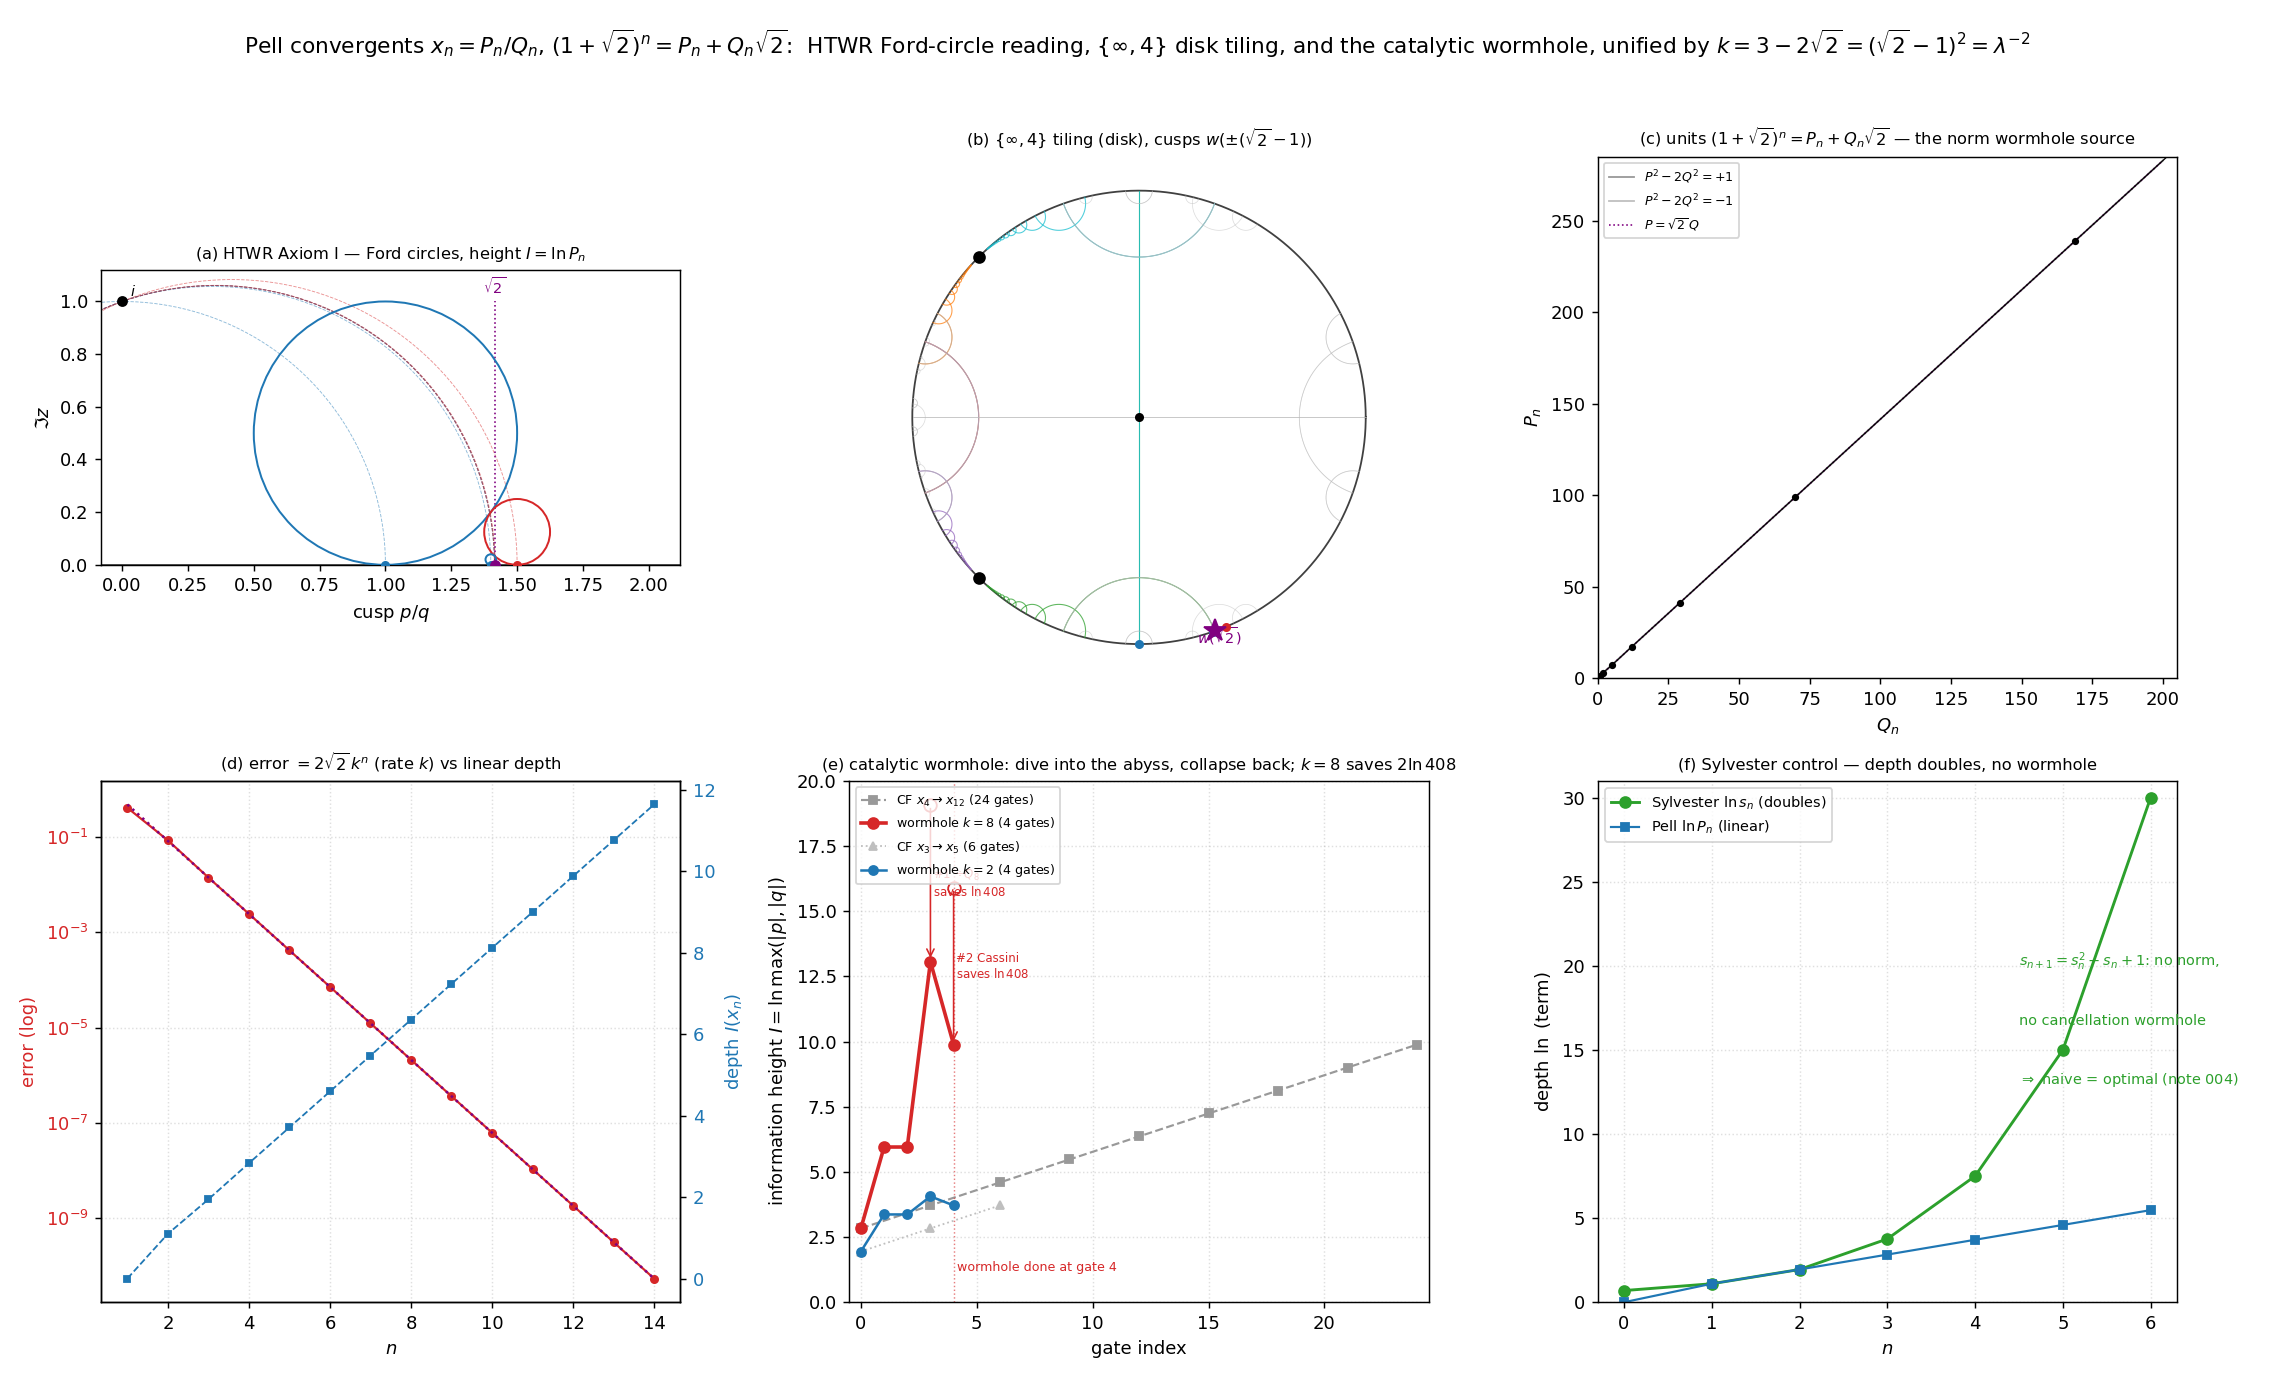

Here is the Python script that generated this plot:
#!/usr/bin/env python3
"""
014 — Integrated master figure for the Pell convergents  x_n = P_n/Q_n,
      (1+sqrt2)^n = P_n + Q_n sqrt2.

A 2x3 panel that consolidates the HTWR Ford-circle reading, the {inf,4}
Poincare-disk tiling, the unit/norm structure, the convergence law, the
catalytic wormhole (with a large step k=8), and the Sylvester "no-wormhole"
control:

  (0,0)  Ford circles + HTWR height          (Axiom I reading)
  (0,1)  {inf,4} apeirogonal tiling (disk)   (Math.SE skeleton, k = 3-2sqrt2)
  (0,2)  units of Z[sqrt2] on P^2-2Q^2=+-1  (norm = wormhole source)
  (1,0)  |x_n - sqrt2| = 2 sqrt2 k^n vs linear depth
  (1,1)  catalytic wormhole depth profile, k=2 and k=8, with naive CF contrast
  (1,2)  Sylvester control: depth doubles, no norm -> no wormhole

Unifying constant  k = 3 - 2 sqrt2 = (sqrt2 - 1)^2 = lambda^{-2} = |mu/lambda|.

STATUS: identities/depths are exact classical arithmetic (verified); the
"wormhole" and "height" readings are HTWR Axiom I-II interpretations
(STRUCTURAL PROPOSAL), not theorems.
"""

import numpy as np
import matplotlib
matplotlib.use("Agg")
import matplotlib.pyplot as plt
from fractions import Fraction
from math import sqrt, log, pi

SQ2 = sqrt(2.0)
LAM = 1.0 + SQ2
K = 3.0 - 2.0 * SQ2
H0 = log(LAM)
INF = float("inf")


def pell_pair(n):
    P, Q = 1, 0
    for _ in range(n):
        P, Q = P + 2 * Q, P + Q
    return P, Q


def height(f):
    return log(max(abs(f.numerator), abs(f.denominator)))


# ---------------- {inf,4} IFS ----------------

def mobius(M, x):
    a, b, c, d = M
    if x == INF:
        return a / c if c != 0 else INF
    den = c * x + d
    if abs(den) < 1e-13:
        return INF
    return (a * x + b) / den


F1 = (K, -K, 1.0, 1.0)
F2 = (1.0, -K, 1.0, K)
F3 = (K, K, -1.0, 1.0)
F4 = (1.0, K, -1.0, K)
MAPS = [F1, F2, F3, F4]


def gen_tree(depth):
    geo = {(0.0, INF)}
    front = [(0.0, INF)]
    for _ in range(depth):
        new = []
        for (u, v) in front:
            for M in MAPS:
                uu, vv = mobius(M, u), mobius(M, v)
                a, b = (uu, vv) if uu < vv else (vv, uu)
                if (a, b) not in geo:
                    geo.add((a, b))
                    new.append((a, b))
        front = new
    return geo


def gen_chains(length):
    chains = []
    for M in MAPS:
        c = []
        u, v = 0.0, INF
        for _ in range(length):
            u, v = mobius(M, u), mobius(M, v)
            a, b = (u, v) if u < v else (v, u)
            c.append((a, b))
        chains.append(c)
    return chains


def h2_to_disk(z):
    return (z - 1j) / (z + 1j)


def boundary_point(x):
    if x == INF:
        return 1.0 + 0.0j
    return (x - 1j) / (x + 1j)


def geodesic_disk_points(u, v, ymax=40.0, n=120):
    if u == INF or v == INF:
        x0 = v if u == INF else u
        y = np.logspace(-3.0, log(ymax), n)
        return h2_to_disk(x0 + 1j * y)
    a, b = min(u, v), max(u, v)
    if b - a > 1e4:
        c = (a + b) / 2.0
        y = np.logspace(-3.0, log(ymax), n)
        return h2_to_disk(c + 1j * y)
    c = (a + b) / 2.0
    R = (b - a) / 2.0
    t = np.linspace(1e-3, pi - 1e-3, n)
    return h2_to_disk((c + R * np.cos(t)) + 1j * (R * np.sin(t)))


# ---------------- panels ----------------

def panel_ford(ax, nmax=8):
    ax.axhline(0, color="0.3", lw=1.0)
    ax.plot([SQ2, SQ2], [0, 1.0], color="purple", lw=0.9, ls=":")
    ax.plot([SQ2], [0], marker="o", ms=5, color="purple", zorder=5)
    ax.text(SQ2, 1.03, r"$\sqrt{2}$", color="purple", ha="center", fontsize=8)
    ax.plot([0], [1], marker="o", ms=5, color="k", zorder=5)
    ax.text(0.03, 1.02, "$i$", fontsize=8)
    for n in range(1, nmax + 1):
        P, Q = pell_pair(n)
        x = P / Q
        r = 1.0 / (2.0 * Q * Q)
        col = "tab:red" if n % 2 == 0 else "tab:blue"
        cx = (x * x - 1.0) / (2.0 * x) if x else 0.0
        R = sqrt(cx * cx + 1.0)
        t = np.linspace(0, pi, 200)
        ax.plot(cx + R * np.cos(t), R * np.sin(t), color=col, lw=0.5,
                ls="--", alpha=0.5, zorder=1)
        if r > 2.5e-3:
            ax.add_patch(plt.Circle((x, r), r, fill=False, ec=col, lw=1.1,
                                    zorder=3))
        ax.plot([x], [0], marker="o", ms=4 if r > 2.5e-3 else 3, color=col,
                zorder=4)
    ax.set_xlim(-0.08, 2.12)
    ax.set_ylim(0, 1.12)
    ax.set_aspect("equal")
    ax.set_title(r"(a) HTWR Axiom I — Ford circles, height $I=\ln P_n$",
                 fontsize=9)
    ax.set_xlabel("cusp $p/q$")
    ax.set_ylabel(r"$\Im z$")


def panel_poincare(ax):
    th = np.linspace(0, 2 * pi, 400)
    ax.plot(np.cos(th), np.sin(th), color="0.25", lw=1.0)
    chains = gen_chains(20)
    chain_colors = ["tab:orange", "tab:green", "tab:purple", "tab:cyan"]
    for ci, chain in enumerate(chains):
        for (u, v) in chain:
            w = geodesic_disk_points(u, v)
            ax.plot(w.real, w.imag, color=chain_colors[ci], lw=0.6, alpha=0.75)
    tree = gen_tree(4)
    for (u, v) in tree:
        if any((u, v) in c for c in chains):
            continue
        w = geodesic_disk_points(u, v)
        ax.plot(w.real, w.imag, color="0.72", lw=0.4, alpha=0.5)
    cusp = SQ2 - 1.0
    for x0 in (-cusp, cusp):
        w = boundary_point(x0)
        ax.plot([w.real], [w.imag], marker="o", ms=6, color="k", zorder=6)
    for n in range(1, 9):
        P, Q = pell_pair(n)
        w = boundary_point(P / Q)
        col = "tab:red" if n % 2 == 0 else "tab:blue"
        ax.plot([w.real], [w.imag], marker="o", ms=4, color=col, zorder=6)
    wS = boundary_point(SQ2)
    ax.plot([wS.real], [wS.imag], marker="*", ms=13, color="purple", zorder=7)
    ax.text(wS.real * 1.06, wS.imag * 1.06, r"$w(\sqrt{2})$", color="purple",
            fontsize=8, ha="center")
    ax.plot([0], [0], marker="o", ms=4, color="k", zorder=6)
    ax.set_aspect("equal")
    ax.set_xlim(-1.15, 1.15)
    ax.set_ylim(-1.15, 1.15)
    ax.set_xticks([])
    ax.set_yticks([])
    for sp in ax.spines.values():
        sp.set_visible(False)
    ax.set_title(r"(b) $\{\infty,4\}$ tiling (disk), cusps $w(\pm(\sqrt{2}-1))$",
                 fontsize=9)


def panel_units(ax, nmax=10):
    qq = np.linspace(0, 200, 600)
    ax.plot(qq, np.sqrt(2 * qq * qq + 1), color="0.6", lw=1.0,
            label=r"$P^2-2Q^2=+1$")
    qm = np.linspace(1.0 / SQ2, 200, 600)
    ax.plot(qm, np.sqrt(np.maximum(2 * qm * qm - 1, 0)), color="0.75", lw=1.0,
            label=r"$P^2-2Q^2=-1$")
    ax.plot(qq, SQ2 * qq, color="purple", lw=0.9, ls=":",
            label=r"$P=\sqrt{2}\,Q$")
    Qs, Ps = [], []
    for n in range(1, nmax + 1):
        P, Q = pell_pair(n)
        Qs.append(Q)
        Ps.append(P)
    ax.plot(Qs, Ps, "o-", color="k", ms=3, lw=0.7, zorder=3)
    ax.set_xlabel("$Q_n$")
    ax.set_ylabel("$P_n$")
    ax.set_title(r"(c) units $(1+\sqrt{2})^n=P_n+Q_n\sqrt{2}$ — the norm wormhole "
                 r"source", fontsize=9)
    ax.legend(fontsize=7, loc="upper left")
    ax.set_xlim(0, 205)
    ax.set_ylim(0, 285)


def panel_convergence(ax):
    ns = np.arange(1, 15)
    errs = np.array([abs(pell_pair(n)[0] / pell_pair(n)[1] - SQ2) for n in ns])
    depths = np.array([log(pell_pair(n)[0]) for n in ns])
    ax.semilogy(ns, errs, "o-", color="tab:red", lw=1.2, ms=4,
                label=r"$|x_n-\sqrt{2}|$")
    ax.semilogy(ns, 2 * SQ2 * K ** ns, ":", color="purple", lw=1.4,
                label=r"$2\sqrt{2}\,k^n$")
    ax.set_xlabel("$n$")
    ax.set_ylabel(r"error (log)", color="tab:red")
    ax.tick_params(axis="y", labelcolor="tab:red")
    ax2 = ax.twinx()
    ax2.plot(ns, depths, "s--", color="tab:blue", lw=1.0, ms=3,
             label=r"$I(x_n)=\ln P_n$")
    ax2.set_ylabel(r"depth $I(x_n)$", color="tab:blue")
    ax2.tick_params(axis="y", labelcolor="tab:blue")
    ax.set_title(r"(d) error $=2\sqrt{2}\,k^n$ (rate $k$) vs linear depth",
                 fontsize=9)
    ax.grid(True, ls=":", alpha=0.4)


def wormhole_depths(n, k):
    xn = Fraction(pell_pair(n)[0], pell_pair(n)[1])
    xk = Fraction(pell_pair(k)[0], pell_pair(k)[1])
    ck = 2 - xk * xk
    z1 = xn + xk
    z2 = 1 / z1
    z3 = z2 * ck
    z4 = z3 + xk
    assert z4 == Fraction(pell_pair(n + k)[0], pell_pair(n + k)[1])
    return [height(s) for s in (xn, z1, z2, z3, z4)]


def panel_wormhole(ax):
    # k = 8 : x_4 -> x_12
    d8 = wormhole_depths(4, 8)
    g8 = np.arange(5)
    naive8 = [log(pell_pair(n)[0]) for n in range(4, 13)]
    ng8 = np.arange(0, 25, 3)  # 9 points, 3 gates per CF step
    # k = 2 : x_3 -> x_5
    d2 = wormhole_depths(3, 2)
    g2 = np.arange(5)
    naive2 = [log(pell_pair(n)[0]) for n in (3, 4, 5)]
    ng2 = np.arange(0, 7, 3)

    ax.plot(ng8, naive8, "s--", color="0.6", lw=1.2, ms=4,
            label="CF $x_4\\to x_{12}$ (24 gates)")
    ax.plot(g8, d8, "o-", color="tab:red", lw=2, ms=6, zorder=5,
            label="wormhole $k=8$ (4 gates)")
    ax.plot(ng2, naive2, "^:", color="0.75", lw=1.0, ms=4,
            label="CF $x_3\\to x_5$ (6 gates)")
    ax.plot(g2, d2, "o-", color="tab:blue", lw=1.4, ms=5, zorder=5,
            label="wormhole $k=2$ (4 gates)")

    # ghost (uncanceled) depths for k=8: two Q_k cancellations each save ln Q_8
    lnQ8 = log(pell_pair(8)[1])
    for gi, di, lab in [(3, d8[3], "#1 $\\div Q_8$"), (4, d8[4], "#2 Cassini")]:
        ax.plot([gi], [di + lnQ8], marker="o", mfc="none", mec="tab:red",
                ms=7, ls="none", zorder=4)
        ax.annotate("", xy=(gi, di), xytext=(gi, di + lnQ8),
                    arrowprops=dict(arrowstyle="->", color="tab:red", lw=0.9))
        ax.text(gi + 0.12, di + lnQ8 / 2, f"{lab}\nsaves $\\ln 408$",
                fontsize=6.5, color="tab:red", va="center")

    ax.axvline(4, color="tab:red", lw=0.8, ls=":", alpha=0.6)
    ax.text(4.15, 1.2, "wormhole done at gate 4", color="tab:red", fontsize=7)
    ax.set_xlim(-0.5, 24.5)
    ax.set_ylim(0, 20)
    ax.set_xlabel("gate index")
    ax.set_ylabel(r"information height $I=\ln\max(|p|,|q|)$")
    ax.set_title(r"(e) catalytic wormhole: dive into the abyss, collapse back; "
                 r"$k=8$ saves $2\ln408$", fontsize=9)
    ax.legend(fontsize=7, loc="upper left")
    ax.grid(True, ls=":", alpha=0.4)


def panel_sylvester(ax):
    ns = np.arange(0, 7)
    s = 2
    syl = []
    for _ in ns:
        syl.append(log(s))
        s = s * s - s + 1
    pn = np.arange(1, 8)
    pell_d = np.array([log(pell_pair(n)[0]) for n in pn])
    ax.plot(ns, syl, "o-", color="tab:green", lw=1.6, ms=6,
            label="Sylvester $\\ln s_n$ (doubles)")
    ax.plot(pn - 1, pell_d, "s-", color="tab:blue", lw=1.2, ms=4,
            label="Pell $\\ln P_n$ (linear)")
    # annotate doubling
    ax.annotate(r"$s_{n+1}=s_n^2-s_n+1$: no norm,", xy=(4.5, 20), fontsize=8,
                color="tab:green")
    ax.annotate(r"no cancellation wormhole", xy=(4.5, 16.5), fontsize=8,
                color="tab:green")
    ax.annotate(r"$\Rightarrow$ naive = optimal (note 004)", xy=(4.5, 13),
                fontsize=8, color="tab:green")
    ax.set_xlabel("$n$")
    ax.set_ylabel(r"depth $\ln$ (term)")
    ax.set_title(r"(f) Sylvester control — depth doubles, no wormhole",
                 fontsize=9)
    ax.legend(fontsize=8, loc="upper left")
    ax.set_ylim(0, 31)
    ax.grid(True, ls=":", alpha=0.4)


# ---------------- build ----------------

def main():
    fig, axes = plt.subplots(2, 3, figsize=(17.5, 10.6))
    panel_ford(axes[0, 0])
    panel_poincare(axes[0, 1])
    panel_units(axes[0, 2])
    panel_convergence(axes[1, 0])
    panel_wormhole(axes[1, 1])
    panel_sylvester(axes[1, 2])
    fig.suptitle(
        r"Pell convergents $x_n=P_n/Q_n$, $(1+\sqrt{2})^n=P_n+Q_n\sqrt{2}$:  "
        r"HTWR Ford-circle reading, $\{\infty,4\}$ disk tiling, and the "
        r"catalytic wormhole, unified by $k=3-2\sqrt{2}=(\sqrt{2}-1)^2=\lambda^{-2}$",
        fontsize=12)
    fig.tight_layout(rect=[0, 0, 1, 0.96])
    out = "/Users/mingli/AEG/aeg-paper/notes/general/014-pell-master-figure.png"
    fig.savefig(out, dpi=130)
    print("saved:", out)

    print("\nself-check:")
    print("  k=8 wormhole depths:", [round(d, 3) for d in wormhole_depths(4, 8)])
    print("  k=2 wormhole depths:", [round(d, 3) for d in wormhole_depths(3, 2)])
    print("  ln Q_8 =", round(log(pell_pair(8)[1]), 3), "(saved per wormhole)")
    s = 2
    syl = [log(s)]
    for _ in range(6):
        s = s * s - s + 1
        syl.append(log(s))
    print("  Sylvester ln s_n:", [round(d, 2) for d in syl])


if __name__ == "__main__":
    main()
